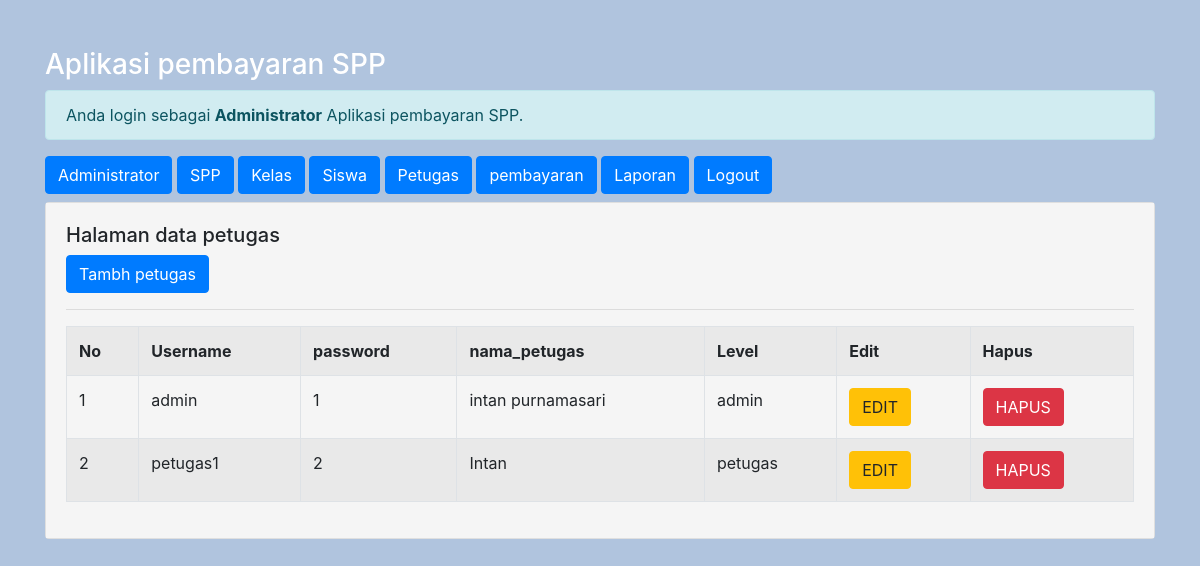
The app's page /admin/admin.php?url=petugas (signed in) with its own data.
### tables this page shows
CREATE TABLE `petugas` (
  `id_petugas` int(11) NOT NULL,
  `username` varchar(25) NOT NULL,
  `password` varchar(32) NOT NULL,
  `nama_petugas` varchar(35) NOT NULL,
  `level` enum('admin','petugas') NOT NULL
);

### admin/petugas.php (the view)
<h5>Halaman data petugas</h5>
<a href="?url=tambah-petugas" class="btn btn-primary">Tambh petugas</a>
<hr>
<table class="table table-striped table-bordered">
	<tr class="fe-bold">
		<th>No</th>
		<th>Username</th>
		<th>password</th>
		<th>nama_petugas</th>
		<th>Level</th>
		<th>Edit</th>
		<th>Hapus</th>
	</tr>
	<?php
		include'../koneksi.php';
		$no = 1;
		$sql = "SELECT*FROM petugas ORDER BY id_petugas DESC";
		$query = mysqli_query($koneksi, $sql);
		foreach($query as $data){ ?>
			<tr>
				<td><?= $no++; ?></td>
				<td><?= $data['username'] ?></td>
				<td><?= $data['password'] ?></td>
				<td><?= $data['nama_petugas'] ?></td>
				<td><?= $data['level'] ?></td>
				<td>
					<a href="?url=edit-petugas&id_petugas=<?= $data['id_petugas']?>"class= 'btn btn-warning'>EDIT</a>
				</td>
				<td>
					<a onclick="return confirm('Apakah anda yakin ingin menghapus Data')" href="?url=hapus-petugas&id_petugas=<?= $data['id_petugas']?>"class= 'btn btn-danger'>HAPUS</a>
				</td>
			</tr>
		<?php  }?>
</table>

### records on screen
petugas: username "admin", password "1", nama_petugas "intan purnamasari", level "admin"
petugas: username "petugas1", password "2", nama_petugas "Intan", level "petugas"
